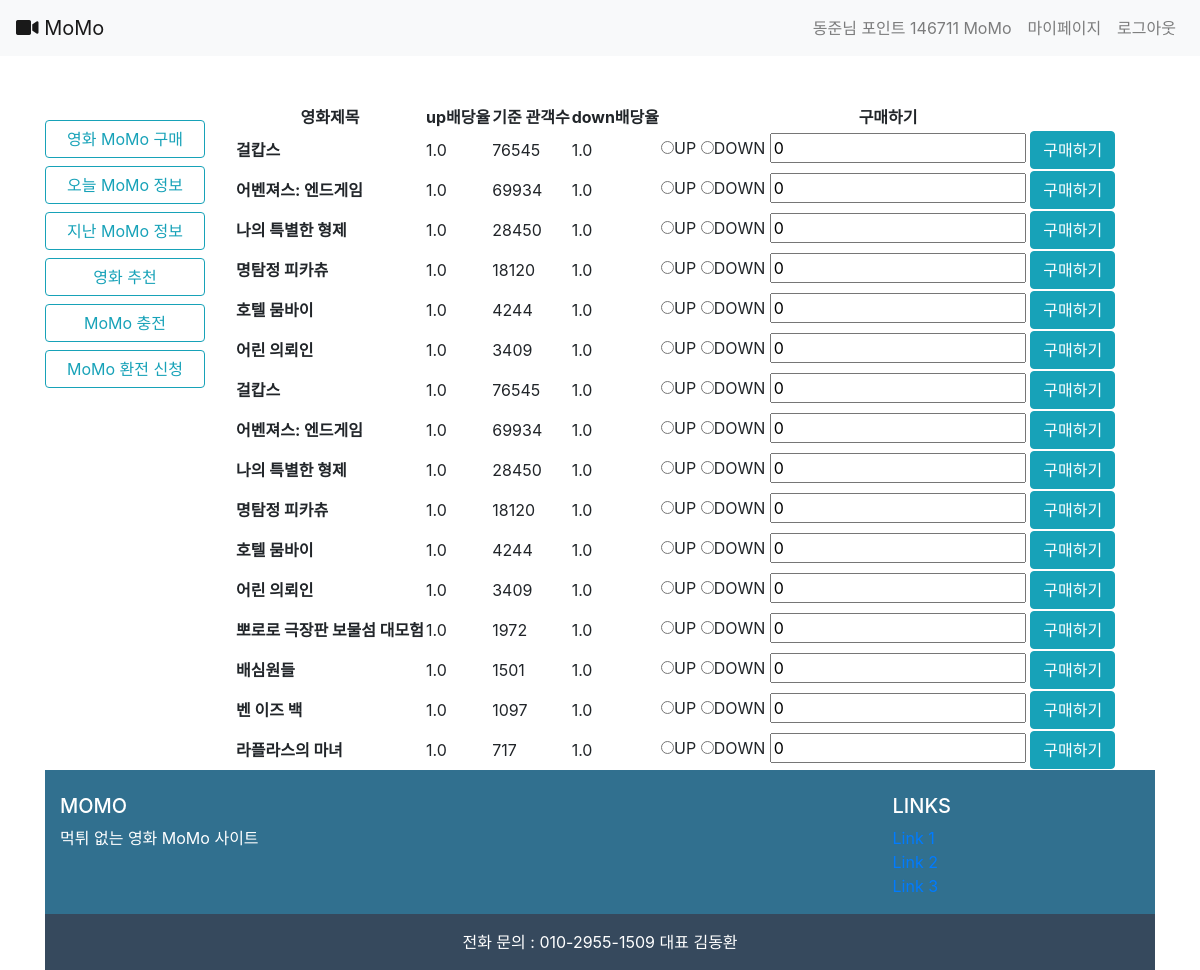
Before: /test/predict/ (signed in) with the older database file.
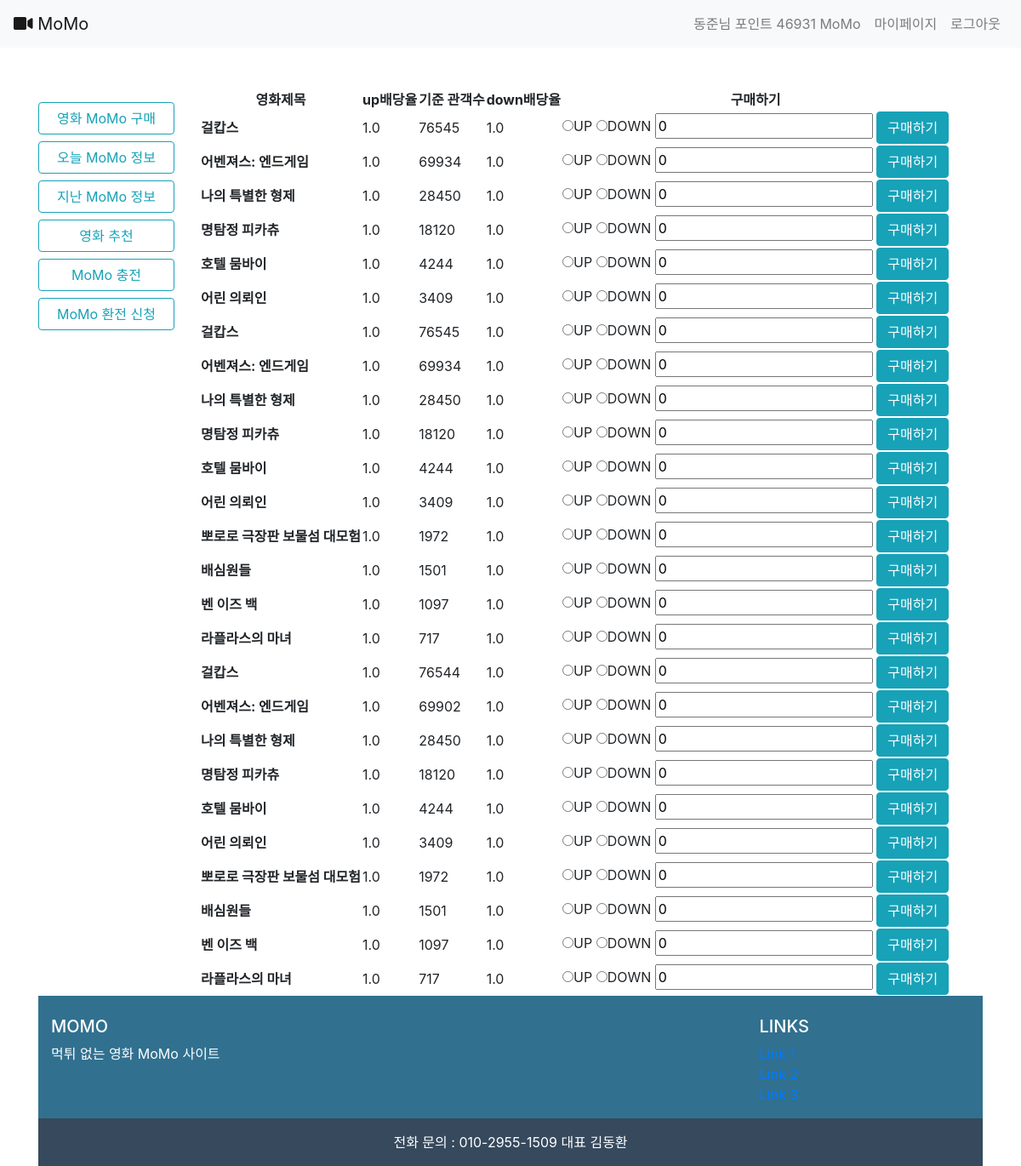
After: the same page with the newer database file.
### accounts/models.py (models this page shows)
class User(AbstractUser):
    points = models.PositiveIntegerField(default=0)

### momo/models.py (models this page shows, shortened)
class Match(models.Model):
    movie = models.ForeignKey(Movie, on_delete=models.CASCADE)
    user_up = models.ManyToManyField(settings.AUTH_USER_MODEL, related_name="up",blank=True)
    user_down = models.ManyToManyField(settings.AUTH_USER_MODEL, related_name="down",blank=True)
    standard = models.PositiveIntegerField(default = 0)# 기준관객수
    date = models.DateField(auto_now_add=True)# 날짜
    uprate = models.FloatField(default = 1)#up 배당
    downrate = models.FloatField(default = 1)#down 배당

class Movie(models.Model):
    title = models.CharField(max_length=120) # 영화 제목
    poster_url = models.ImageField(blank=True) # 영화 포스터
    audiCnt = models.IntegerField() # 해당일 관객수
    audinten = models.IntegerField() # 전일 대비 증감수
    audiChange = models.FloatField() # 전일 대비 증감 비율
    auidAcc = models.IntegerField() # 누적 관객수
    userRating = models.FloatField() # 영화 평점
    date = models.DateField()
    def __str__(self):
        return self.title

### momo/views.py (the view)
# urls.py: path('predict/',views.predict,name="predict"),
@login_required
def predict(request):
    today1 = datetime.datetime.today()
    matches = Match.objects.filter(date=today1.strftime("%Y-%m-%d"))
    return render(request,'predict.html',{'matches':matches})

### momo/templates/predict.html (shortened to what this page needs)
{% extends 'base.html' %}
{% block body %}
    <table>
        <tr>
            <th class="text-center">영화제목</th>
            <th class="text-center">up배당율</th>
            <th class="text-center">기준 관객수</th>
            <th class="text-center">down배당율</th>
            <th class="text-center">구매하기</th>
        </tr>
        {% for match in matches %}
        <tr>
            <th>{{match.movie}}</th>
            <td>{{match.uprate}}</td>
            <td>{{match.standard}}</td>
            <td>{{match.downrate}}</td>
            <td>
                <form action = "{% url 'accounts:purchase' match.id %}" method = "POST">
                    <input type="radio" name="updown_code" value="1"/>UP
                    <input type="radio" name="updown_code" value="2"/>DOWN
                    <input type="number" name="points" value="0" max="50000"/>
                    <button type="submit" class="btn btn-info">구매하기</button>
                </form>
            </td>
        </tr>
        {% endfor %}
    </table>
{% endblock %}

### bob/templates/nav.html (shortened to what this page needs)
<nav class="navbar navbar-expand-lg navbar-light bg-light">
  <a class="navbar-brand" href="{% url 'movies:list' %}">
    <i class="fas fa-video"></i>
    MoMo
  </a>
  <div class="collapse navbar-collapse" id="navbarNav">
    <ul class="navbar-nav ml-auto">
      {% if user.is_authenticated %}
      {% if not user.is_superuser %}
      <li class="nav-item">
        <a class="nav-link" tabindex="-1" aria-disabled="true">{{ user }}님 포인트 {{ user.points }} MoMo</a>
      </li>
      <li class="nav-item">
        <a class="nav-link" href="{% url 'accounts:user_detail' user.id %}" tabindex="-1" aria-disabled="true">마이페이지</a>
      </li>
      {% else %}
      <li class="nav-item">
        <a class="nav-link" tabindex="-1" aria-disabled="true">{{ user }}</a>
      </li>
      {% endif %}
      <li class="nav-item">
        <a class="nav-link" href="{% url 'accounts:logout' %}">로그아웃</a>
      </li>
      {% endif %}
    </ul>
  </div>
</nav>

Changed rows visible on the page:
changed User "동준": points "146711" → "46931"
added Match: movie "걸캅스", uprate "1.0", standard "76544", downrate "1.0"
added Match: movie "어벤져스: 엔드게임", uprate "1.0", standard "69902", downrate "1.0"
added Match: movie "나의 특별한 형제", uprate "1.0", standard "28450", downrate "1.0"
added Match: movie "명탐정 피카츄", uprate "1.0", standard "18120", downrate "1.0"
added Match: movie "호텔 뭄바이", uprate "1.0", standard "4244", downrate "1.0"
added Match: movie "어린 의뢰인", uprate "1.0", standard "3409", downrate "1.0"
added Match: movie "뽀로로 극장판 보물섬 대모험", uprate "1.0", standard "1972", downrate "1.0"
added Match: movie "배심원들", uprate "1.0", standard "1501", downrate "1.0"
added Match: movie "벤 이즈 백", uprate "1.0", standard "1097", downrate "1.0"
added Match: movie "라플라스의 마녀", uprate "1.0", standard "717", downrate "1.0"
